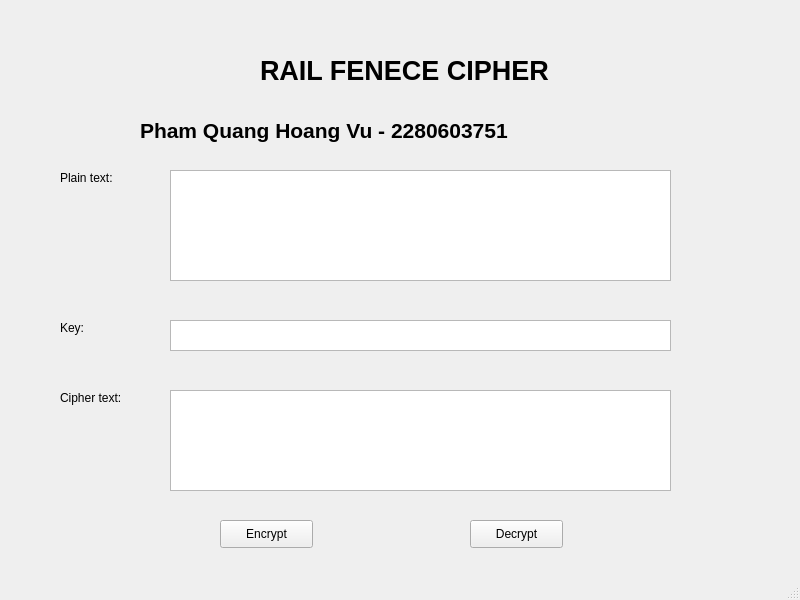
<?xml version="1.0" encoding="UTF-8"?>
<ui version="4.0">
 <class>MainWindow</class>
 <widget class="QMainWindow" name="MainWindow">
  <property name="geometry">
   <rect>
    <x>0</x>
    <y>0</y>
    <width>800</width>
    <height>600</height>
   </rect>
  </property>
  <property name="windowTitle">
   <string>MainWindow</string>
  </property>
  <widget class="QWidget" name="centralwidget">
   <widget class="QPushButton" name="btn_decrypt">
    <property name="geometry">
     <rect>
      <x>470</x>
      <y>520</y>
      <width>93</width>
      <height>28</height>
     </rect>
    </property>
    <property name="text">
     <string>Decrypt</string>
    </property>
   </widget>
   <widget class="QLabel" name="label">
    <property name="geometry">
     <rect>
      <x>260</x>
      <y>40</y>
      <width>371</width>
      <height>61</height>
     </rect>
    </property>
    <property name="font">
     <font>
      <pointsize>20</pointsize>
      <weight>75</weight>
      <bold>true</bold>
     </font>
    </property>
    <property name="text">
     <string>RAIL FENECE CIPHER</string>
    </property>
   </widget>
   <widget class="QPushButton" name="btn_encrypt">
    <property name="geometry">
     <rect>
      <x>220</x>
      <y>520</y>
      <width>93</width>
      <height>28</height>
     </rect>
    </property>
    <property name="text">
     <string>Encrypt</string>
    </property>
   </widget>
   <widget class="QPlainTextEdit" name="txt_plain">
    <property name="geometry">
     <rect>
      <x>170</x>
      <y>170</y>
      <width>501</width>
      <height>111</height>
     </rect>
    </property>
   </widget>
   <widget class="QPlainTextEdit" name="txt_cipher">
    <property name="geometry">
     <rect>
      <x>170</x>
      <y>390</y>
      <width>501</width>
      <height>101</height>
     </rect>
    </property>
   </widget>
   <widget class="QLabel" name="label_3">
    <property name="geometry">
     <rect>
      <x>60</x>
      <y>320</y>
      <width>81</width>
      <height>16</height>
     </rect>
    </property>
    <property name="font">
     <font>
      <pointsize>9</pointsize>
     </font>
    </property>
    <property name="text">
     <string>Key:</string>
    </property>
   </widget>
   <widget class="QLabel" name="label_4">
    <property name="geometry">
     <rect>
      <x>60</x>
      <y>390</y>
      <width>81</width>
      <height>16</height>
     </rect>
    </property>
    <property name="font">
     <font>
      <pointsize>9</pointsize>
     </font>
    </property>
    <property name="text">
     <string>Cipher text:</string>
    </property>
   </widget>
   <widget class="QTextEdit" name="txt_key">
    <property name="geometry">
     <rect>
      <x>170</x>
      <y>320</y>
      <width>501</width>
      <height>31</height>
     </rect>
    </property>
   </widget>
   <widget class="QLabel" name="label_5">
    <property name="geometry">
     <rect>
      <x>140</x>
      <y>100</y>
      <width>571</width>
      <height>61</height>
     </rect>
    </property>
    <property name="font">
     <font>
      <pointsize>16</pointsize>
      <weight>75</weight>
      <bold>true</bold>
     </font>
    </property>
    <property name="text">
     <string>Pham Quang Hoang Vu - 2280603751</string>
    </property>
   </widget>
   <widget class="QLabel" name="label_2">
    <property name="geometry">
     <rect>
      <x>60</x>
      <y>170</y>
      <width>81</width>
      <height>16</height>
     </rect>
    </property>
    <property name="font">
     <font>
      <pointsize>9</pointsize>
     </font>
    </property>
    <property name="text">
     <string>Plain text:</string>
    </property>
   </widget>
  </widget>
  <widget class="QMenuBar" name="menubar">
   <property name="geometry">
    <rect>
     <x>0</x>
     <y>0</y>
     <width>800</width>
     <height>26</height>
    </rect>
   </property>
  </widget>
  <widget class="QStatusBar" name="statusbar"/>
 </widget>
 <resources/>
 <connections/>
</ui>
